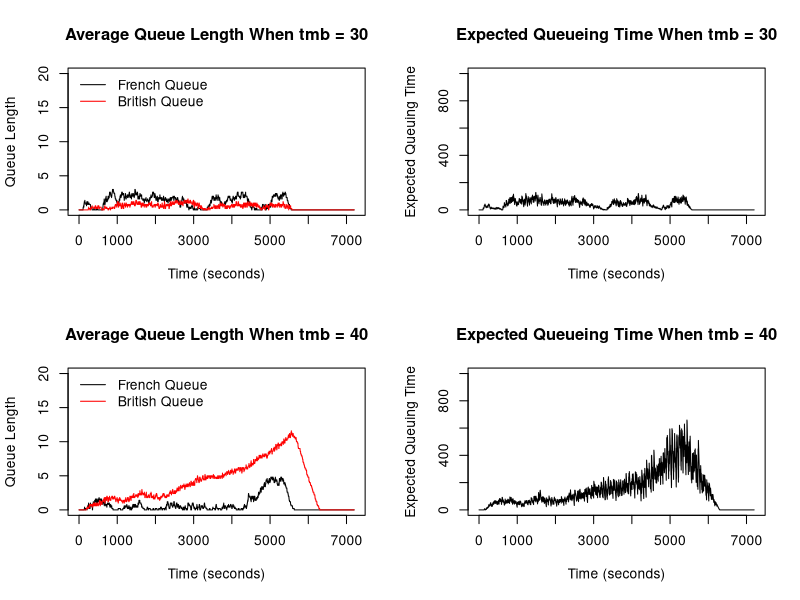

The R script that drew this image: (Note: this script raises an error after producing the figure.)

qsim <- function(mf, mb, a.rate, trb, trf, tmb, tmf, maxb){
  
  # Initialize state variables: these values correspons to time t = 0
  
  # each column of french_arrivals represents number of car arriving 
  # at each French station at the beginning of time t
  french_arrivals <- rep(0,mf)
  fa <- french_arrivals
  # each column of french_queues represents the number of cars waiting 
  # at each French station's queue at the beginning of time t
  french_queues <- rep(0,mf)
  fq <- french_queues
  # each column of french_time represents the service time left for a customer
  # at each French station at the beginning of time t
  french_times <- rep(0,mf)
  ft <- french_times
  # each column of french_busy indicates whether each 
  # French station is busy (1) or not (0) at the beginning of time t
  french_busy <- rep(0,mf)
  fb <- french_busy
  # each column of french_exit indicates whether there's an exit (1) or not (1)
  # at each station at the end of time t/beginning of time t+1 
  french_exit <- rep(0,mf)
  fe <- french_exit
  # each column of french_stuck indicates whether there's a car stuck at 
  # the corresponding station (1) or not (0) at the end of time t/
  # beginning of time t+1. 
  french_stuck <- rep(0,mf)
  fs <- french_stuck
  # Do the same for the British queues and time
  british_arrivals <- rep(0,mb)
  ba <- british_arrivals
  
  british_queues <- rep(0,mb)
  bq <- british_queues
  
  british_times <- rep(0,mb)
  bt <- british_times
  
  british_busy <- rep(0,mb)
  bb <- british_busy
  
  british_exit <- rep(0,mb)
  be <- british_exit
  
  
  # each column of british_available indicates whether each station is 
  # available (1) or not (0) at the end of time t/beginning of t+1 
  # for containing a car arriving from the French's exit
  british_available <- rep(1,mb)
  bav <- british_available
  
  # which stations are available?
  available_station <- which(british_available == 1)
  
  #Initialize the empty vectors 
  nf <- numeric()
  nb <- numeric()
  eq <- numeric() 
  
  for (t in 1:7200) {
    # Reset number of arrivals for both British and French at the start of loop
    french_arrivals <- rep(0,mf)
    british_arrivals <- rep(0,mf)
    
    # Start from the british stations
    
    # update british arrivals at time t
    
    # arrivals depends on french_exit at t-1
    # if a car manages to exit at t-1, it already checked the availability of 
    # British stations
    ########################################################################################################
    
    # number of arrivals
    british_num_arrivals <- sum(french_exit)
    
    if (british_num_arrivals > 0){
      
      # number of busy British stations
      num_british_busy <- sum(british_busy)
      
      for (i in 1:british_num_arrivals){
        if (num_british_busy < 5) {
          # go to the station that is not busy
          # if station is not busy at t-1, it's available at t
          go_here <- available_station[which.min(british_busy[available_station])]
          british_arrivals[go_here] <- 1
          # remove the chosen station from choices of available station
          available_station <- available_station[!available_station == go_here]
          # the chosen station is now busy to serve the new car
          num_british_busy <- num_british_busy + 1
        }
        else{
          # only consider the minimum queue from stations that are available
          # minimum queue length at time t-1
          
          # which available station has the minimum queue?
          # first extract the british queues that are available
          # then find the index of the extracted stations with the minimum queue
          # finally index available_station to get the original index of the
          # available station with the minimum queue length to go
          go_here <- available_station[which.min(british_queues[available_station])]
          
          # enter one available station with minimum queue 
          british_arrivals[go_here] <- 1
          
          # remove the chosen station from the choices of available station
          available_station <- available_station[!available_station == go_here]
        }
      }
    }
    

      
      # update British station busy state to values at time t
      
      # a British station is busy at time t if:
      # (1) the service time left at t-1 is more than 1 second 
      #     (i.e, still need to serve at time t)
      # (2) there's a customer waiting in queue at t-1 ready to be served
      # (3) a customer arrives exactly at time t
    for (i in 1:mb){
      if (british_times[i] > 1 || british_queues[i] > 0 || british_arrivals[i] == 1){
        british_busy[i] <- 1
      }
      # otherwise, the station is not busy
      else{
        british_busy[i] <- 0
      }
    }
      
      # update British queues length to values at time t
    for (i in 1:mb){
    
      # a British station's queue length changes when:
      # (1) if a station is busy at time t-1 (service time at t-1 > 1) 
      #     then add number of arrivals at time t to the queue's length at time t-1.
      # notice that these conditions allow a car who arrives exactly at time t
      # without any queue to go straight into the station without having to queue
      if (british_times[i] > 1){
        british_queues[i] <- british_queues[i] + british_arrivals[i]
      }
      
      # (2) if there's an exit recorded at time t-1 then reduce the length of the
      #     queue by the number of exit and add the arrivals at time t to the 
      #     queue length at time t-1
      else if (british_exit[i] == 1){
        british_queues[i] <- max(0,british_queues[i] - british_exit[i] + british_arrivals[i])
      }
      
      # update British service time
      
      # a British station's service time changes when:
      # (1) if the service time at t-1 > 1 then reduce that by one since
      #     time has progressed by one second after each iteration
      if (british_times[i] > 1){
        british_times[i] <- british_times[i] - 1
      }
      
      # (2) else if the station at time t is busy because of a new customer 
      #     arriving at time t and go straight to the station because 
      #     it is still serving previous customer (first if condition)) 
      #     then generate a new service time following uniform(tmb, tmb+trb)
      else if (british_busy[i] == 1){
        british_times[i] <- round(runif(1, tmb, tmb+trb),0)
      }
      
      # (3) otherwise, the station is not busy with no cars waiting or being served.
      #     So, assign zero.
      else{
        british_times[i] <- 0
      }
    }
      # update British exit state at time t
      
    for (i in 1:mb){
      # A car exit's value is recorded at time t when:
      # (1) if its service time at time t is 1 which implies that its service 
      #     will be finished at the end of time t
      if (british_times[i] == 1){
        british_exit[i] <- 1
      }
      
      # (2) in all other cases, no cars will exit
      else{
        british_exit[i] <- 0
      }
    }
    
    #########################################################################################################    
    
    
    # update British availability at time t
    for (i in 1:mb){
      # British station is available if:
      # (1) number of its queue at t-1 < maximum queue length; or
      # (2) service time at t-1 == 1 since even if queue length at t-1 is maxb,
      #     at time t one person will exit and queue length at time t will be
      #     maxb - 1 < maxb
      
      if (british_queues[i] < maxb || british_times[i] == 1){
        british_available[i] <- 1
      }
      
      # otherwise, British station is not available
      else{
        british_available[i] <- 0
      }
    }
    
    # indices of available station
    available_station <- which(british_available == 1)
    
    # number of available station
    num_available_station <- sum(british_available)
    
    ##################################################################################################
    
    
    
    
    ba <- rbind(ba, british_arrivals)
    bq <- rbind(bq, british_queues)
    bt <- rbind(bt, british_times)
    bb <- rbind(bb, british_busy)
    be <- rbind(be, british_exit)
    bav <- rbind(bav, british_available)
      
    ## French side
    
    # Generate Poisson arrivals only within the first 90 minutes
    if (t <= 5400){  # 60x90mins = 5400s
      
      # the probability that a car arrives is a.rate
      # Let U be a random variable following Uniform(0,1)
      # Then, the Pr(U < a.rate) = a.rate
      # Therefore, a number simulated from Uniform(0,1) being less than a.rate
      # (the probability of this happening is a.rate) implies that a car arrives
      num_arrivals <- as.integer(runif(1) < a.rate)
      
      # Assign the num_arrivals to the shortest french queues using which.min
      # update to arrival number at time t
      # assume that arriving car does not know how many seconds left
      # the previous customer who is still being served at t-1 has in the station
      
      # Which station should be assigned for the new car
      # If there's a station that is not busy
      # choose to go to that station

      if (sum(french_busy) < 5) {
        french_arrivals[which.min(french_busy)] <- num_arrivals
      }

      # otherwise, pick the station with the smallest queue length
      else {
        french_arrivals[which.min(french_queues)] <- num_arrivals
      }
    }
    
    # For each individual station at the French border
    # Processing cars from the french station to the British station 
    for (i in 1:mf) {
      
      # update french station busy state to values at time t
      
      # a French station is busy at time t if:
      # (1) the service time left at t-1 is more than 1 second 
      #     (i.e, still need to serve at time t)
      # (2) there's a customer waiting in queue at t-1 ready to be served
      # (3) a customer arrives exactly at time t
      # (4) a car is stuck inside waiting for the British queues to free up
      
      if (french_times[i] > 1 || french_queues[i] > 0 || french_arrivals[i] == 1 || french_stuck[i] == 1){
        french_busy[i] <- 1
      }
      # otherwise, the station is not busy
      else{
        french_busy[i] <- 0
      }
    }
      
      # update french queues length to values at time t
    for (i in 1:mf){
      
      # a French station's queue length changes when:
      # (1) if a station is busy at time t-1 (service time at t-1 > 1 
      #     or a car is stuck inside) then add number of arrivals at time t
      #     to the queue's length at time t-1.
      # notice that these conditions allow a car who arrives exactly at time t
      # without any queue to go straight into the station without having to queue
      if (french_times[i] > 1 || french_stuck[i] == 1){
        french_queues[i] <- french_queues[i] + french_arrivals[i]
      }
      
      # (2) if there's an exit recorded at time t-1 then reduce the length of the
      #     queue by the number of exit and add the arrivals at time t to the 
      #     queue length at time t-1
      else if (french_exit[i] == 1){
        french_queues[i] <- max(0,french_queues[i] - french_exit[i] + french_arrivals[i])
      }
    }
      
      # update service time
    for (i in 1:mf){
      # a French station's service time changes when:
      # (1) if the service time at t-1 > 1 then reduce that by one since
      #     time has progressed by one second after each iteration
      if (french_times[i] > 1){
        french_times[i] <- french_times[i] - 1
      }
      
      # (2) else if the station at time t is busy because of a new customer 
      #     arriving at time t and go straight to the station (instead of busy
      #     because a car is stuck or because it is still serving previous customer 
      #     (first if condition)) then generate a new service time following
      #     uniform(tmf, tmf+trf)
      else if (french_busy[i] == 1 && french_stuck[i] == 0){
        french_times[i] <- round(runif(1, tmf, tmf+trf),0)
      }
      
      # (3) otherwise, the server is not busy with no cars waiting or being served.
      #     So, assign zero.
      else{
        french_times[i] <- 0
      }
    }
      
    # update exit and stuck state at time t
      
    for (i in 1:mf){
      # (1) if its service time at time t == 1 it implies that its service 
      #     will be finished at the end of time t and there is an available 
      #     spot at the British stations, then the car can exit
           
      if (french_times[i] == 1 && num_available_station > 0){
        french_exit[i] <- 1
        num_available_station <- num_available_station - 1
      }
      
      # (2) else if service time at t == 1 but there is no free space at the
      #     British station, the car doesn't exit (assign 0 to french_exit) but 
      #     it gets stuck for the first time (assign 1 to french_Stuck)
      else if(french_times[i] == 1 && num_available_station == 0){
        french_exit[i] <- 0
        french_stuck[i] <- 1
      }
      
      # (3) in all other cases, no cars will exit
      else{
        french_exit[i] <- 0
      }
    }

####################################################################################################################################################
    # for each station, update stuck at time t to still stuck or manage to exit
    
    # for (i in 1:mf){
    #   # (1) if a car is stuck at the beginning of time t (indicated by 0 service time left)
    #   #     at time t but station is still busy) and there's no space in the 
    #   #     British stations at the end of time t, then the car is still stuck
    #   if (french_times[i] == 0 && french_busy[i] == 1 && sum(british_available) == 0){
    #     french_stuck[i] <- 1
    #   }
    #   
    #   # (2) else if a car is stuck at the beginning of time t and a space in the
    #   #     British stations frees up at the end of time t, then the car is 
    #   #     no longer stuck (0) and may exit (assign 1 to french_exit)
    #   ###else if (french_times[i] == 0 && french_busy[i] == 1 && sum(british_available) > 0){
    #   #  french_stuck[i] <- 0
    #   #  french_exit[i] <- 1
    #   #}
    #   else if (french_times[i] == 0 && french_busy[i] == 1 && sum(british_available) > 0 && (mb*maxb-sum(british_queues)) >= sum(french_stuck)) {
    #     french_stuck[i] <- 0
    #     french_exit[i] <- 1
    #   }
    #   
    #   # (3) else if a car is stuck at the beginning of time t but the number of spaces in the British stations
    #   #     is smaller than the number of cars being stuck), then some cars is 
    #   #     no longer stuck (0) and may exit (assign 1 to french_exit)
    #   #     other cars that can't move to the British stations are stuck again (going back to the condition(1)) 
    #   
    #   else if (french_times[i] == 0 && french_busy[i] == 1 && sum(british_available) > 0 && (mb*maxb-sum(british_queues)) < sum(french_stuck)) {
    #     if (british_queues[which.min(british_queues)] == maxb-1) {
    #       british_available[which.min(british_queues)] <- 0
    #       british_queues[which.min(british_queues)] <- british_queues[which.min(british_queues)] + 1
    #     }
    #     else {
    #       british_queues[which.min(british_queues)] <- british_queues[which.min(british_queues)] + 1
    #     }
    #     french_stuck[i] <- 0
    #     french_exit[i] <- 1
    #   }
    #   
    #   # in all other cases, no car is stuck
    #   else{
    #     french_stuck[i] <- 0
    #   }
    #   
      # outline
      for (i in 1:mf){
        # if you've been assigned exit, you cannot be stuck
        if (french_exit[i] == 1){
          french_stuck[i] <- 0
        }
        # else if the car was assigned to be stuck, check whether it is still
        # stuck or it can exit
        else if (french_stuck[i] == 1){
          # if there is an available station, it can exit
          if (num_available_station > 0){
            french_stuck[i] <- 0
            french_exit[i] <- 1
            num_available_station <- num_available_station - 1
          }
        }
      }
####################################################################################################################################################
    
    fa <- rbind(fa, french_arrivals)
    fq <- rbind(fq, french_queues)
    ft <- rbind(ft, french_times)
    fb <- rbind(fb, french_busy)
    fe <- rbind(fe, french_exit)
    fs <- rbind(fs, french_stuck)
      
   
    # Record queue lengths
    nf[t] <- mean(french_queues)
    nb[t] <- mean(british_queues)
    
    # Expected waiting time at the start of the French queue
    eq[t] <- mean(french_queues) * mean(french_times) + mean(british_queues) * mean(british_times)
    
  }
  
  return(list(nf = nf, nb = nb, eq = eq, 
              ba = ba, bq = bq, bt = bt, bb = bb, be = be, bav = bav,
              fa = fa, fq = fq, ft = ft, fb = fb, fe = fe, fs = fs))
}

set.seed(100)

sim <- qsim(mf=5,mb=5,a.rate=.1,trb=40,trf=40,tmb=30,tmf=30,maxb=20)

sim

sim_40 <- qsim(mf=5,mb=5,a.rate=.1,trb=40,trf=40,tmb=40,tmf=30,maxb=20)
sim_40

simt <- qsim(mf=5,mb=5,a.rate=0.9,trb=40,trf=5,tmb=100,tmf=5,maxb=2)

# Plot
# Set up a 2x2 grid for plots
par(mfrow = c(2, 2))  

# Plot 1: French and British queue lengths over time
plot(1:7200, sim$nf, type = "l", xlab = "Time (seconds)", ylab = "Queue Length", ylim = c(0,20))
lines(1:7200, sim$nb, col = "red")
title("Average Queue Length When tmb = 30")
legend("topleft", legend = c("French Queue", "British Queue"), col = c("black", "red"), lty = 1, bty = "n")

# Plot 2: Expected queuing time over time
plot(1:7200, sim$eq, type = "l", xlab = "Time (seconds)", ylab = "Expected Queuing Time", ylim = c(0,1000))
title("Expected Queueing Time When tmb = 30")

# Plot 3: French and British queue lengths over time
plot(1:7200, sim_40$nf, type = "l", xlab = "Time (seconds)", ylab = "Queue Length", ylim = c(0,20))
lines(1:7200, sim_40$nb, col = "red")
title("Average Queue Length When tmb = 40")
legend("topleft", legend = c("French Queue", "British Queue"), col = c("black", "red"), lty = 1, bty = "n")

# Plot 4: Expected queuing time over time
plot(1:7200, sim_40$eq, type = "l", xlab = "Time (seconds)", ylab = "Expected Queuing Time", ylim = c(0,1000))
title("Expected Queueing Time When tmb = 40")


# Estimation
# Calculate the probability that at least one car miss the ferry departure
missing <- 0
for (i in 1:100) {
  qsim(mf=5,mb=5,a.rate=.1,trb=40,trf=40,tmb=40,tmf=30,maxb=20)
  if (sum(busy) > 0) {
    missing <- missing + 1
  }
}




df <- data.frame(f_arrival = sim$fa, f_queue = sim$fq, f_time = sim$ft, f_busy = sim$fb, 
                  f_exit =sim$fe, f_stuck = sim$fs, b_arrival = sim$ba, b_queue = sim$bq, 
                  b_time = sim$bt, b_busy = sim$bb, b_exit = sim$be, b_available = sim$bav)

df40 <- data.frame(f_arrival = sim_40$fa, f_queue = sim_40$fq, f_time = sim_40$ft, f_busy = sim_40$fb, 
                 f_exit =sim_40$fe, f_stuck = sim_40$fs, b_arrival = sim_40$ba, b_queue = sim_40$bq, 
                 b_time = sim_40$bt, b_busy = sim_40$bb, b_exit = sim_40$be, b_available = sim_40$bav)


dft <- data.frame(f_arrival = simt$fa, f_queue = simt$fq, f_time = simt$ft, f_busy = simt$fb, 
                 f_exit =simt$fe, f_stuck = simt$fs, b_arrival = simt$ba, b_queue = simt$bq, 
                 b_time = simt$bt, b_busy = simt$bb, b_exit = simt$be, b_available = simt$bav)


library("writexl")
library("openxlsx")

write_xlsx(df,"C:\\ME\\new_data.xlsx")
write_xlsx(df40,"C:\\ME\\new_data40.xlsx")
write_xlsx(dft,"C:\\ME\\new_datat.xlsx")







